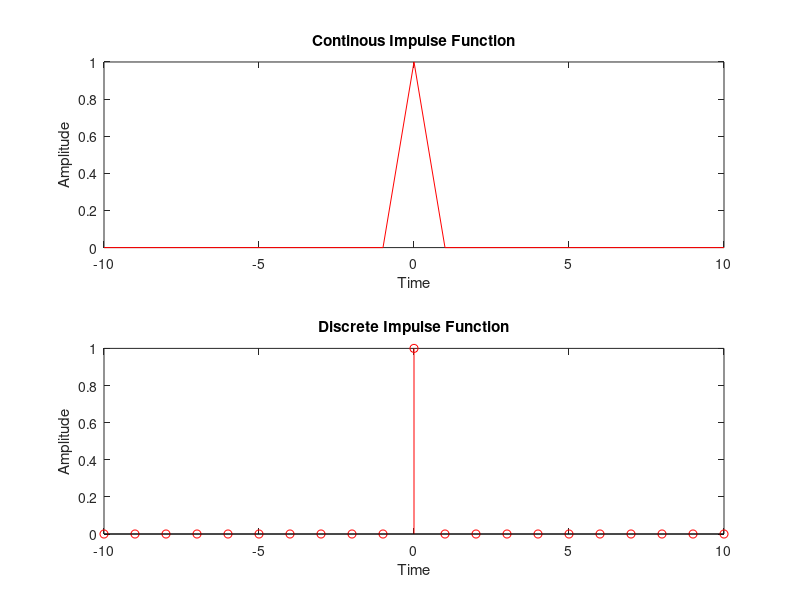

Recreate this plot in MATLAB.
clc;
clear all;
clf;

t=-10:10;
X=(t==0);
subplot(2,1,1);
plot(t,X,'r');
title('Continous Impulse Function');
xlabel('Time');
ylabel('Amplitude');

subplot(2,1,2);
stem(t,X,'r');
title('Discrete Impulse Function');
xlabel('Time');
ylabel('Amplitude');
